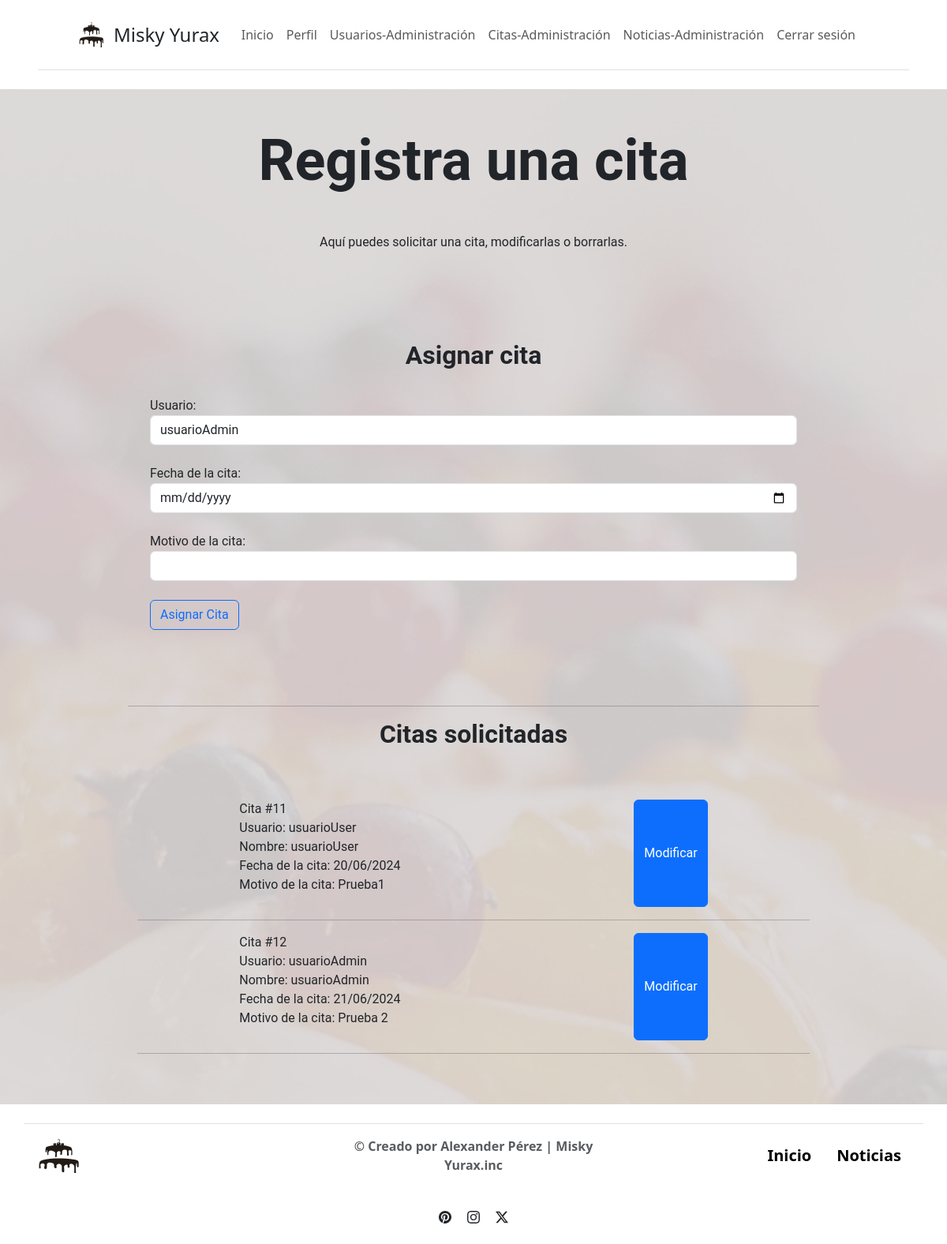
Page /views/citaciones.php (signed in) on the committed database.
### tables this page shows
CREATE TABLE
  `citas` (
    `idCita` int (11) NOT NULL,
    `idUsuarioFK` int (11) NOT NULL,
    `fecha_cita` date NOT NULL,
    `motivo_cita` text NOT NULL
  );

### views/citaciones.php (the view, shortened to what this page needs)
<?php
include '../scripts/bd.php';
$idUsuario = $_SESSION['usuario'];
$role = $_SESSION['role'];
if ($role == 'admin') {
    $userStmt = $conn->prepare('SELECT DISTINCT idUsuarioFK, usuario FROM logins');
    $userStmt->execute();
    $userStmt->store_result();
    $userStmt->bind_result($userId, $userName);
    $users = [];
    while ($userStmt->fetch()) {
        $users[] = ['id' => $userId, 'name' => $userName];
    }
}
if ($role == 'admin') {
    $stmt = $conn->prepare('SELECT idCita, fecha_cita, motivo_cita, idUsuarioFK FROM citas');
} else {
    $stmt = $conn->prepare('SELECT idCita, fecha_cita, motivo_cita FROM citas WHERE idUsuarioFK = ?');
    $stmt->bind_param('i', $idUsuario);
}
$stmt->execute();
$stmt->store_result();
if ($role == 'admin') {
    $stmt->bind_result($idCita, $fecha_cita, $motivo_cita, $userId);
} else {
    $stmt->bind_result($idCita, $fecha_cita, $motivo_cita);
}
?>
<!DOCTYPE html>
<html lang="es">
<?php include '/xampp/htdocs/miskyyurax/views/head.php' ?>
</head>
<body>
    <?php include('../scripts/selector_de_barras.php'); ?>
    <main>
        <section>
            <div class="container w-75">
                <div class="container py-5">
                    <h1 class="display-2 fw-bolder mb-5">Registra una cita</h1>
                    <p class="text-center">Aquí puedes solicitar una cita, modificarlas o borrarlas.</p>
                </div>
                <?php if ($role == 'admin') { ?>
                    <div class="container py-5">
                        <h2>Asignar cita</h2>
                        <form method="post" action="/miskyyurax/views/citas/solicitar_cita.php" class="p-3 my-3">
                            <label for='user_id'>Usuario:</label>
                            <select class="form-control" id="user_id" name="user_id" required>
                                <?php foreach ($users as $user) { ?>
                                    <option value="<?php echo htmlspecialchars($user['id']); ?>"><?php echo htmlspecialchars($user['name']); ?></option>
                                <?php } ?>
                            </select><br>
                            <label for='fecha_cita'>Fecha de la cita:</label>
                            <input class="form-control" type="date" id="fecha_cita" name="fecha_cita" required><br>
                            <label for='motivo_cita'>Motivo de la cita:</label>
                            <input class="form-control" type="text" id="motivo_cita" name="motivo_cita" required><br>
                            <button class="btn btn-outline-primary" type='submit'>Asignar Cita</button>
                        </form>
                    </div>
                    <hr>
                <?php } ?>
                <h2>Citas solicitadas</h2>
                <div class="container py-5">
                    <?php
                    if ($stmt->num_rows > 0) {
                        while ($stmt->fetch()) {
                            $formatted_date = (new DateTime($fecha_cita))->format('d/m/Y');
                            if ($role == 'admin') {
                                $userStmt = $conn->prepare('SELECT DISTINCT l.usuario, u.nombre FROM logins l JOIN usuarios u ON u.IdUsuario = l.idUsuarioFK WHERE idUsuario = ?');
                                $userStmt->bind_param('i', $userId);
                                $userStmt->execute();
                                $userStmt->bind_result($userName, $realName);
                            }
                    ?>
                            <div class="m-2 mx-auto d-flex justify-content-center">
                                <div class="form-info" id="form_info-<?php echo $idCita ?>">
                                    <p>Cita #<?php echo $idCita ?><br>
                                        <?php if ($role == 'admin') { ?>
                                            Usuario: <?php echo htmlspecialchars($userName); ?><br>
                                            Nombre: <?php echo htmlspecialchars($realName); ?><br>
                                        <?php } ?>
                                        Fecha de la cita: <?php echo htmlspecialchars($formatted_date); ?><br>
                                        Motivo de la cita: <?php echo htmlspecialchars($motivo_cita); ?></p>
                                </div>
                                <button class="btn btn-primary" type='button' onclick="toggleForm(<?php echo $idCita ?>)">Modificar</button>
                            </div>
                            <hr>
                    <?php
                        }
                    } else {
                        echo "No se encontraron citas.";
                    }
                    ?>
                </div>
            </div>
        </section>
    </main>
    <?php include 'barras/footer.php' ?>
</body>
</html>

### views/head.php (shortened to what this page needs)
<!DOCTYPE html>
<html lang="es">
<head>
    <link rel="stylesheet" href="/miskyyurax/style/main.css">
    <link href="https://cdn.jsdelivr.net/npm/bootstrap@5.3.3/dist/css/bootstrap.min.css" rel="stylesheet">

### scripts/selector_de_barras.php (shortened to what this page needs)
<?php
if (!isset($_SESSION["valido"]) || $_SESSION["valido"] !== TRUE) {
    include(PROJECT_ROOT . 'views/barras/barra_bienvenida.php');
} else {
    if (isset($_SESSION["role"]) && $_SESSION["role"] == 'admin') {
        include(PROJECT_ROOT . 'views/barras/barra_admin.php');
    } else {
        include(PROJECT_ROOT . 'views/barras/barra_usuario.php');
    }
}

### views/barras/barra_admin.php (shortened to what this page needs)
<header class="d-flex flex-wrap justify-content-between py-3 mb-4 border-bottom mx-5 px-5">
        <div class="d-flex align-items-center">
            <a href="/" class="navbar-brand d-flex align-items-center">
                <img src="/miskyyurax/photos/logo.png" width="40" height="32" class="d-inline-block align-text-top" alt="Logo">
                <span class="fs-4 ms-2">Misky Yurax</span>
            </a>
        </div>
        <nav class="navbar navbar-expand-lg navbar-light">
            <div class="container">
                <div class="collapse navbar-collapse justify-content-end" id="navbarNav">
                    <ul class="navbar-nav">
                        <li class="nav-item">
                            <a class="nav-link" aria-current="page" href="/miskyyurax/index.php">Inicio</a>
                        </li>
                        <li class="nav-item">
                            <a class="nav-link" href="/miskyyurax/views/perfil.php">Perfil</a>
                        </li>
                        <li class="nav-item">
                            <a class="nav-link" href="/miskyyurax/views/admin_usuarios.php">Usuarios-Administración</a>
                        </li>
                        <li class="nav-item">
                            <a class="nav-link" href="/miskyyurax/views/citaciones.php">Citas-Administración</a>
                        </li>
                        <li class="nav-item">
                            <a class="nav-link" href="/miskyyurax/views/noticias.php">Noticias-Administración</a>
                        </li>
                        <li class="nav-item">
                            <a class="nav-link" href="/miskyyurax/views/login/logout.php">Cerrar sesión</a>
                        </li>
                    </ul>
                </div>
            </div>
        </nav>
    </header>

### views/barras/footer.php (shortened to what this page needs)
<footer class="footer fw-bolder cursor-pointer">
    <div class="container">
        <div class="row justify-content-between align-items-center py-3 my-4 border-top">
            <div class="col-md-4">
                <a href="#" class="logo"><img src="../../../miskyyurax/photos/logo.png" alt="Logo" /></a>
            </div>
            <div class="col-md-4 text-center">
                <a¡ class="mb-0 text-body-secondary" title="Aviso legal">© Creado por Alexander Pérez | Misky Yurax.inc </a¡>
            </div>
            <div class="col-md-4 text-end">
                <ul class="nav justify-content-end fs-5">
                    <li class="nav-item">
                        <a class="nav-link text-black" href="/miskyyurax/index.php">Inicio</a>
                    </li>
                    <li class="nav-item">
                        <a class="nav-link text-black" href="/miskyyurax/views/noticias.php">Noticias</a>
                    </li>
                </ul>
            </div>
        </div>
        <div class="row justify-content-center pb-4">
            <div class="col-md-4 text-center">
                <div class="iconos">
                    <a href="https://www.pinterest.es/Cakeshop07/" class="mx-2 text-dark fw-bold text-decoration-none">
                    </a>
                    <a href="https://www.instagram.com/reposteria_peruana_/" class="mx-2 text-dark fw-bold text-decoration-none">
                    </a>
                    <a href="https://x.com/perumuchogusto" class="mx-2 text-dark fw-bold text-decoration-none">
                        <svg xmlns="http://www.w3.org/2000/svg" width="16" height="16" fill="currentColor" class="bi bi-twitter-x" viewBox="0 0 16 16">
                            <path d="M12.6.75h2.454l-5.36 6.142L16 15.25h-4.937l-3.867-5.07-4.425 5.07H.316l5.733-6.57L0 .75h5.063l3.495 4.633L12.601.75Zm-.86 13.028h1.36L4.323 2.145H2.865z" />
                        </svg>
                    </a>
                </div>
            </div>
        </div>
    </div>
</footer>

### style/main.css (style rules this page uses)
:root { background-color: #f0efe6; background-image: url("../photos/backGround.png"); background-attachment: fixed; }
main { background-color: #f0efe6; font-family: "roboto"; }
main h1, main h3 { text-align: center; }
main h2, main h3, main h4, main h5, main h6 { font-size: calc(1.325rem + 0.9vw); text-align: center; font-weight: 300; line-height: 1.2; font-weight: bolder; }
section { background-image: url("../photos/backGround.png"); background-repeat: no-repeat; background-size: cover; background-position: center; background-attachment: fixed; }
.form-container, .form-info { width: 500px; transition: 0.5s ease-in-out; }
.form-info { max-width: 500px; max-height: 500px; }

### rows in the picture
citas: idCita "11", userName "usuarioUser", realName "usuarioUser", fecha_cita "20/06/2024", motivo_cita "Prueba1"
citas: idCita "12", userName "usuarioAdmin", realName "usuarioAdmin", fecha_cita "21/06/2024", motivo_cita "Prueba 2"

### other values in the picture
form field user_id "usuarioAdmin"
